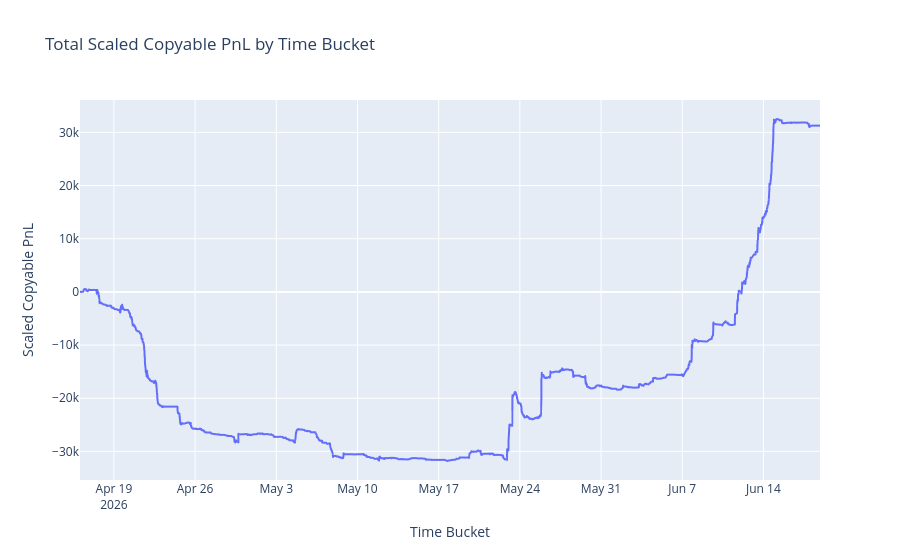

Notebook cell for this chart:
### Code cell
import plotly.express as px

# Aggregate by bucket
bucket_pnl = df.groupby('bucket')['scaled_copyable_pnl'].sum().reset_index()
bucket_pnl['scaled_copyable_pnl'] = bucket_pnl['scaled_copyable_pnl'].cumsum()

# Plot with Plotly
fig = px.line(
    bucket_pnl,
    x='bucket',
    y='scaled_copyable_pnl',
    title='Total Scaled Copyable PnL by Time Bucket',
    labels={'bucket': 'Time Bucket', 'scaled_copyable_pnl': 'Scaled Copyable PnL'}
)
fig.show()

### Figure 1 — Plotly figure (JSON) as saved in the notebook; plotly's stock layout.template omitted (floating-point values rounded to 4 significant figures; data arrays with more than 128 entries replaced by an {"elided": "..."} marker saying what was removed)
{"data": [{"hovertemplate": "Time Bucket=%{x}<br>Scaled Copyable PnL=%{y}<extra></extra>", "legendgroup": "", "line": {"color": "#636efa", "dash": "solid"}, "marker": {"symbol": "circle"}, "mode": "lines", "name": "", "showlegend": false, "type": "scattergl", "x": {"elided": "2507 str values"}, "xaxis": "x", "y": {"elided": "2507 float values"}, "yaxis": "y"}], "layout": {"legend": {"tracegroupgap": 0}, "title": {"text": "Total Scaled Copyable PnL by Time Bucket"}, "xaxis": {"anchor": "y", "domain": [0, 1], "title": {"text": "Time Bucket"}}, "yaxis": {"anchor": "x", "domain": [0, 1], "title": {"text": "Scaled Copyable PnL"}}}}
